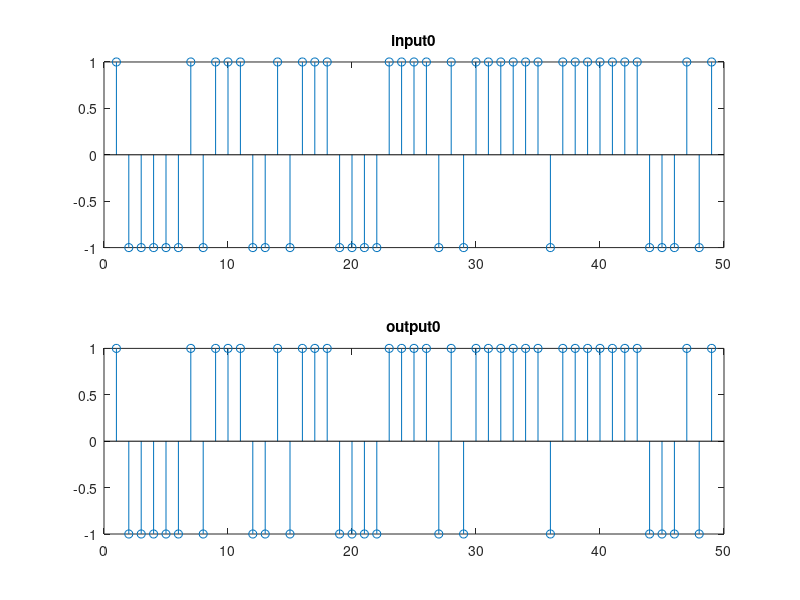
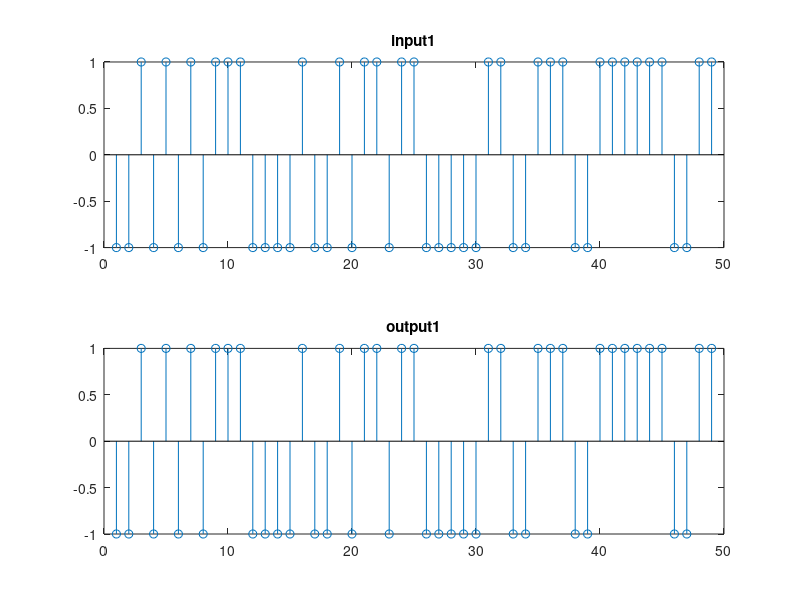

MATLAB code for these plots, in order:
#Andres Felipe Alba Hernandez 
#Northern Illinois University
#Hw19
#We have two channels and two walsh codes. 
clc
clear all
close all

#loading package-libraries
pkg load signal

#Generate random input of size n
n=100
k=0;
while k!=n
  if rand>0.5
    b=1;
  else
    b=-1;
  endif
  k=k+1;
  bin_input(k)=b;
endwhile
bin_input=bin_input';
b0=bin_input(1:length(bin_input)/2);
b1=bin_input(length(bin_input)/2+1:length(bin_input));
bin_input=upsample(bin_input,4); #upsample by 4

#Split the input in two. 
bin_input0=bin_input(1:length(bin_input)/2);
bin_input1=bin_input(length(bin_input)/2+1:length(bin_input));

#Four tap code
w2=[1 1;-1 1]; #ortogonal codes
w4=[w2 w2;-w2 w2]; #This pattern will create ortogonal codes, as far as w2 are ortogonal.

##For the quiz porpuses the code comes frome 2nd and third colum of W4
C0=w4(:,2);
C1=w4(:,3);
dot(C0,C1) #must be zero, just for being sure

#Two codes means two different geolocations so different channels, multipath
h0=[0.1 -0.2]; ##Channel 1 impulse response
h1=[-0.1 0.3]; ##Channel 2 impulse response

#the whole path including channels
g0=conv(C0,h0);
g1=conv(C1,h1);

#the receive signal may be
r0=conv(bin_input0,g0);
r1=conv(bin_input1,g1);
R=r0+r1;

#########
#RECEIVER:
#code_lenght+channel_lenght-1;
L=length(C0)+length(h0)-1; #length of the superbuffer
Lc=length(C0); #length of code

limit=length(R)-L-2; #limit on the calculation
i=1;
k=1;#counter for the output

#My superbuffer is 5x1
#Two small buffer of 4x1


while (i<limit)

##For extract b0
  R0_1=R(i:i+Lc-1)*h0(1); #This vectore will be 4x1
  R0_2=R(i+1:i+Lc)*h0(2); #this vectore will be 4x1
  R0_t=R0_1+R0_2;
  bin_out0(k)=dot(R0_t,C0);
  #Quantization
  if (bin_out0(k)>0)
    bin_out0(k)=1;
  else
    bin_out0(k)=-1;
  endif

##For extract b1
  R1_1=R(i:i+Lc-1)*h1(1);
  R1_2=R(i+1:i+Lc)*h1(2);
  R1_t=R1_1+R1_2;
  bin_out1(k)=dot(R1_t,C1);

  #Quantization
  if (bin_out1(k)>0)
    bin_out1(k)=1;
  else
    bin_out1(k)=-1;
  endif

  i=i+L-1; #shift i by length of the supperbuffer -1
  k=k+1; #counter for the vectors
endwhile
bin_out0=bin_out0';
bin_out1=bin_out1';

figure
subplot(2,1,1)
stem(b0(1:length(bin_out0)))
title("input0")
subplot(2,1,2)
stem(bin_out0)
title("output0")

figure
subplot(2,1,1)
stem(b1(1:length(bin_out1)))
title("input1")
subplot(2,1,2)
stem(bin_out1)
title("output1")